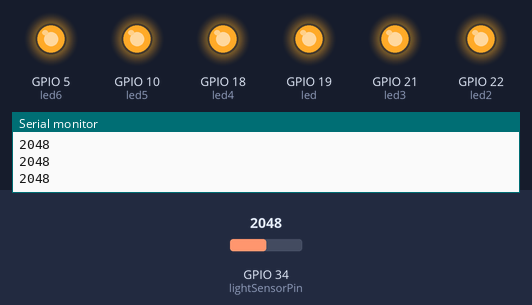
The sketch below on a simulated ESP32. On the bench: output pins drawn as LEDs (lit = HIGH), the last lines printed to the serial monitor. The inputs (shaded band) are chosen by the test bench; at power-on: GPIO 34 (lightSensorPin) = 2048.

Above: at 1.2 s.
1.3 s: GPIO 34 (lightSensorPin) set to 2866
At 1.65 s:
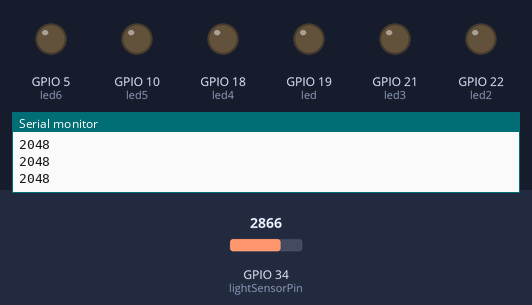
Timing chart, 0 to 4.3 s (numbered marks = the images above; inputs shaded):
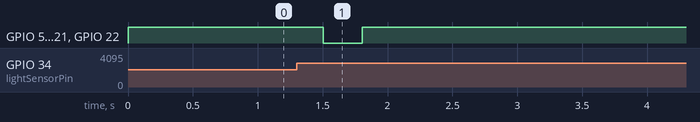

The sketch:

esposc.ino
```cpp
#include <WiFi.h>
#include <WebServer.h>
#include <WiFiUdp.h>

int led = 19;
int led2 = 22;
int led3 = 21;
int led4 = 18;
int led5 = 10;
int led6 = 5;
int lightSensorPin = 34;
int prev = 0;
int analogValue = 0;


/* Put your SSID & Password */
const char* ssid = "ESP32_Felicia";  // Enter SSID here
const char* password = "12345678";  //Enter Password here

IPAddress local_ip(192,168,1,1);
IPAddress gateway(192,168,1,1);
IPAddress subnet(255,255,255,0);

WebServer server(80);

WiFiUDP udp;

void setup() {
  Serial.begin(115200);
  pinMode(led, OUTPUT);
  pinMode(led2, OUTPUT);
  pinMode(led3, OUTPUT);
  pinMode(led4, OUTPUT);
  pinMode(led5, OUTPUT);
  pinMode(led6, OUTPUT);
  analogValue = analogRead(lightSensorPin);
  WiFi.softAP(ssid, password);
  WiFi.softAPConfig(local_ip, gateway, subnet);

    server.begin();
}

void loop() {
    udp.beginPacket("192.168.1.2", 57222);
    udp.print(analogValue);
    udp.endPacket();
    prev = analogValue;
    analogValue = analogRead(lightSensorPin);
    Serial.println(prev); // Print the voltage.
    if(analogValue > prev + 50){
      digitalWrite(led, LOW);
      digitalWrite(led2, LOW);
      digitalWrite(led3, LOW);
      digitalWrite(led4, LOW);
      digitalWrite(led5, LOW);
      digitalWrite(led6, LOW);
    }
    else {
      digitalWrite(led, HIGH);
      digitalWrite(led2, HIGH);
      digitalWrite(led3, HIGH);
      digitalWrite(led4, HIGH);
      digitalWrite(led5, HIGH);
      digitalWrite(led6, HIGH);
    }
//    digitalWrite(led1, HIGH);
//    digitalWrite(led2, HIGH);
  //Wait for 1 second
  delay(300);
}
```

Measured:
- after the input at 1.3 s, GPIO 5 (led6), GPIO 10 (led5), GPIO 18 (led4), GPIO 19 (led), GPIO 21 (led3), GPIO 22 (led2): HIGH → LOW after 0.20 s, → HIGH 0.30 s later
